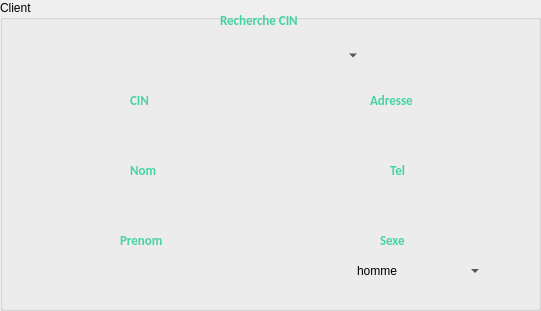
     <widget class="QGroupBox" name="groupBox">
      <property name="geometry">
       <rect>
        <x>270</x>
        <y>150</y>
        <width>541</width>
        <height>311</height>
       </rect>
      </property>
      <property name="title">
       <string>Client</string>
      </property>
      <widget class="QPushButton" name="annuler7">
       <property name="geometry">
        <rect>
         <x>390</x>
         <y>370</y>
         <width>93</width>
         <height>28</height>
        </rect>
       </property>
       <property name="text">
        <string>annuler</string>
       </property>
      </widget>
      <widget class="QLabel" name="label_415">
       <property name="geometry">
        <rect>
         <x>40</x>
         <y>170</y>
         <width>211</width>
         <height>61</height>
        </rect>
       </property>
       <property name="text">
        <string/>
       </property>
       <property name="pixmap">
        <pixmap>../../Downloads/saisir.png</pixmap>
       </property>
       <property name="scaledContents">
        <bool>true</bool>
       </property>
      </widget>
      <widget class="QLineEdit" name="prenomClient">
       <property name="geometry">
        <rect>
         <x>60</x>
         <y>260</y>
         <width>171</width>
         <height>22</height>
        </rect>
       </property>
       <property name="styleSheet">
        <string notr="true"> background-color: Transparent;
 border: none;</string>
       </property>
      </widget>
      <widget class="QLabel" name="label_20">
       <property name="geometry">
        <rect>
         <x>260</x>
         <y>330</y>
         <width>41</width>
         <height>16</height>
        </rect>
       </property>
       <property name="text">
        <string>sexe :</string>
       </property>
      </widget>
      <widget class="QLabel" name="label_416">
       <property name="geometry">
        <rect>
         <x>40</x>
         <y>240</y>
         <width>211</width>
         <height>61</height>
        </rect>
       </property>
       <property name="text">
        <string/>
       </property>
       <property name="pixmap">
        <pixmap>../../Downloads/saisir.png</pixmap>
       </property>
       <property name="scaledContents">
        <bool>true</bool>
       </property>
      </widget>
      <widget class="QLineEdit" name="adresseClient">
       <property name="geometry">
        <rect>
         <x>310</x>
         <y>120</y>
         <width>171</width>
         <height>22</height>
        </rect>
       </property>
       <property name="styleSheet">
        <string notr="true"> background-color: Transparent;
 border: none;</string>
       </property>
      </widget>
      <widget class="QLineEdit" name="telCient">
       <property name="geometry">
        <rect>
         <x>310</x>
         <y>190</y>
         <width>171</width>
         <height>22</height>
        </rect>
       </property>
       <property name="styleSheet">
        <string notr="true"> background-color: Transparent;
 border: none;</string>
       </property>
      </widget>
      <widget class="QLabel" name="label_419">
       <property name="geometry">
        <rect>
         <x>290</x>
         <y>240</y>
         <width>211</width>
         <height>61</height>
        </rect>
       </property>
       <property name="text">
        <string/>
       </property>
       <property name="pixmap">
        <pixmap>../../Downloads/saisir.png</pixmap>
       </property>
       <property name="scaledContents">
        <bool>true</bool>
       </property>
      </widget>
      <widget class="QLabel" name="label_417">
       <property name="geometry">
        <rect>
         <x>290</x>
         <y>100</y>
         <width>211</width>
         <height>61</height>
        </rect>
       </property>
       <property name="text">
        <string/>
       </property>
       <property name="pixmap">
        <pixmap>../../Downloads/saisir.png</pixmap>
       </property>
       <property name="scaledContents">
        <bool>true</bool>
       </property>
      </widget>
      <widget class="QLineEdit" name="cinClient_1">
       <property name="geometry">
        <rect>
         <x>60</x>
         <y>120</y>
         <width>171</width>
         <height>22</height>
        </rect>
       </property>
       <property name="styleSheet">
        <string notr="true"> background-color: Transparent;
 border: none;</string>
       </property>
      </widget>
      <widget class="QComboBox" name="sexeClient">
       <property name="geometry">
        <rect>
         <x>352</x>
         <y>260</y>
         <width>131</width>
         <height>22</height>
        </rect>
       </property>
       <property name="styleSheet">
        <string notr="true"> background-color: Transparent;
 border: none;</string>
       </property>
       <item>
        <property name="text">
         <string>homme</string>
        </property>
       </item>
       <item>
        <property name="text">
         <string>femme</string>
        </property>
       </item>
      </widget>
      <widget class="QLabel" name="label_418">
       <property name="geometry">
        <rect>
         <x>290</x>
         <y>170</y>
         <width>211</width>
         <height>61</height>
        </rect>
       </property>
       <property name="text">
        <string/>
       </property>
       <property name="pixmap">
        <pixmap>../../Downloads/saisir.png</pixmap>
       </property>
       <property name="scaledContents">
        <bool>true</bool>
       </property>
      </widget>
      <widget class="QComboBox" name="comboBox">
       <property name="geometry">
        <rect>
         <x>180</x>
         <y>40</y>
         <width>181</width>
         <height>31</height>
        </rect>
       </property>
       <property name="styleSheet">
        <string notr="true"> background-color: Transparent;
 border: none;</string>
       </property>
      </widget>
      <widget class="QLabel" name="label_420">
       <property name="geometry">
        <rect>
         <x>150</x>
         <y>20</y>
         <width>231</width>
         <height>71</height>
        </rect>
       </property>
       <property name="styleSheet">
        <string notr="true">QLabel { border : #f35757;}</string>
       </property>
       <property name="text">
        <string/>
       </property>
       <property name="pixmap">
        <pixmap>../../Downloads/saisir.png</pixmap>
       </property>
       <property name="scaledContents">
        <bool>true</bool>
       </property>
      </widget>
      <widget class="QLabel" name="label_414">
       <property name="geometry">
        <rect>
         <x>40</x>
         <y>100</y>
         <width>211</width>
         <height>61</height>
        </rect>
       </property>
       <property name="text">
        <string/>
       </property>
       <property name="pixmap">
        <pixmap>../../Downloads/saisir.png</pixmap>
       </property>
       <property name="scaledContents">
        <bool>true</bool>
       </property>
      </widget>
      <widget class="QLineEdit" name="nomClient">
       <property name="geometry">
        <rect>
         <x>60</x>
         <y>190</y>
         <width>171</width>
         <height>22</height>
        </rect>
       </property>
       <property name="styleSheet">
        <string notr="true"> background-color: Transparent;
 border: none;</string>
       </property>
      </widget>
      <widget class="QPushButton" name="client">
       <property name="geometry">
        <rect>
         <x>480</x>
         <y>10</y>
         <width>61</width>
         <height>28</height>
        </rect>
       </property>
       <property name="styleSheet">
        <string notr="true">QPushButton {
	font-weight: 500;
	text-align: center;
    vertical-align: middle;
	background-color: transparent;
	padding: 5px 15px 15px 20px;
    color: #fff;
	font-size: 11px;
	border : 0;
	border-right: 3px solid transparent;
 	background-position: center top;
    background-repeat: no-repeat;
    background-origin: content;
    background-image: url(&quot;C:/Users/hp/Desktop/anglais/projet c++ design/ajouter1.png&quot;);
}

QPushButton:hover {
	color: #ffffff;
	font-weight: 500;
	background-image: url(&quot;C:/Users/hp/Desktop/anglais/projet c++ design/ajouter2.png&quot;);
}</string>
       </property>
       <property name="text">
        <string/>
       </property>
      </widget>
      <widget class="QLabel" name="label_260">
       <property name="geometry">
        <rect>
         <x>220</x>
         <y>10</y>
         <width>111</width>
         <height>20</height>
        </rect>
       </property>
       <property name="font">
        <font>
         <family>Calibri</family>
         <pointsize>10</pointsize>
         <weight>75</weight>
         <bold>true</bold>
        </font>
       </property>
       <property name="styleSheet">
        <string notr="true">color: rgb(70, 211, 164);</string>
       </property>
       <property name="text">
        <string>Recherche CIN</string>
       </property>
      </widget>
      <widget class="QLabel" name="label_261">
       <property name="geometry">
        <rect>
         <x>130</x>
         <y>90</y>
         <width>111</width>
         <height>20</height>
        </rect>
       </property>
       <property name="font">
        <font>
         <family>Calibri</family>
         <pointsize>10</pointsize>
         <weight>75</weight>
         <bold>true</bold>
        </font>
       </property>
       <property name="styleSheet">
        <string notr="true">color: rgb(70, 211, 164);</string>
       </property>
       <property name="text">
        <string>CIN</string>
       </property>
      </widget>
      <widget class="QLabel" name="label_262">
       <property name="geometry">
        <rect>
         <x>130</x>
         <y>160</y>
         <width>111</width>
         <height>20</height>
        </rect>
       </property>
       <property name="font">
        <font>
         <family>Calibri</family>
         <pointsize>10</pointsize>
         <weight>75</weight>
         <bold>true</bold>
        </font>
       </property>
       <property name="styleSheet">
        <string notr="true">color: rgb(70, 211, 164);</string>
       </property>
       <property name="text">
        <string>Nom</string>
       </property>
      </widget>
      <widget class="QLabel" name="label_263">
       <property name="geometry">
        <rect>
         <x>120</x>
         <y>230</y>
         <width>111</width>
         <height>20</height>
        </rect>
       </property>
       <property name="font">
        <font>
         <family>Calibri</family>
         <pointsize>10</pointsize>
         <weight>75</weight>
         <bold>true</bold>
        </font>
       </property>
       <property name="styleSheet">
        <string notr="true">color: rgb(70, 211, 164);</string>
       </property>
       <property name="text">
        <string>Prenom</string>
       </property>
      </widget>
      <widget class="QLabel" name="label_264">
       <property name="geometry">
        <rect>
         <x>370</x>
         <y>90</y>
         <width>111</width>
         <height>20</height>
        </rect>
       </property>
       <property name="font">
        <font>
         <family>Calibri</family>
         <pointsize>10</pointsize>
         <weight>75</weight>
         <bold>true</bold>
        </font>
       </property>
       <property name="styleSheet">
        <string notr="true">color: rgb(70, 211, 164);</string>
       </property>
       <property name="text">
        <string>Adresse</string>
       </property>
      </widget>
      <widget class="QLabel" name="label_265">
       <property name="geometry">
        <rect>
         <x>390</x>
         <y>160</y>
         <width>111</width>
         <height>20</height>
        </rect>
       </property>
       <property name="font">
        <font>
         <family>Calibri</family>
         <pointsize>10</pointsize>
         <weight>75</weight>
         <bold>true</bold>
        </font>
       </property>
       <property name="styleSheet">
        <string notr="true">color: rgb(70, 211, 164);</string>
       </property>
       <property name="text">
        <string>Tel</string>
       </property>
      </widget>
      <widget class="QLabel" name="label_266">
       <property name="geometry">
        <rect>
         <x>380</x>
         <y>230</y>
         <width>111</width>
         <height>20</height>
        </rect>
       </property>
       <property name="font">
        <font>
         <family>Calibri</family>
         <pointsize>10</pointsize>
         <weight>75</weight>
         <bold>true</bold>
        </font>
       </property>
       <property name="styleSheet">
        <string notr="true">color: rgb(70, 211, 164);</string>
       </property>
       <property name="text">
        <string>Sexe</string>
       </property>
      </widget>
      <zorder>annuler7</zorder>
      <zorder>label_415</zorder>
      <zorder>label_20</zorder>
      <zorder>label_416</zorder>
      <zorder>label_419</zorder>
      <zorder>label_417</zorder>
      <zorder>sexeClient</zorder>
      <zorder>label_418</zorder>
      <zorder>label_420</zorder>
      <zorder>label_414</zorder>
      <zorder>client</zorder>
      <zorder>comboBox</zorder>
      <zorder>cinClient_1</zorder>
      <zorder>nomClient</zorder>
      <zorder>prenomClient</zorder>
      <zorder>telCient</zorder>
      <zorder>adresseClient</zorder>
      <zorder>label_260</zorder>
      <zorder>label_261</zorder>
      <zorder>label_262</zorder>
      <zorder>label_263</zorder>
      <zorder>label_264</zorder>
      <zorder>label_265</zorder>
      <zorder>label_266</zorder>
     </widget>
